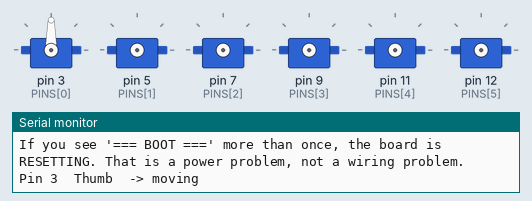
The sketch below on a simulated Arduino Uno, built with avr-gcc and run on an emulated ATmega328P. Shown: 6 × servo, the last lines printed to the serial monitor.

Above: at 1.15 s.
At 4.45 s:
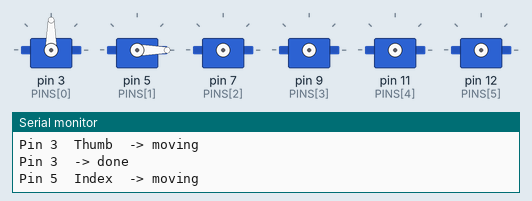
At 7.75 s:
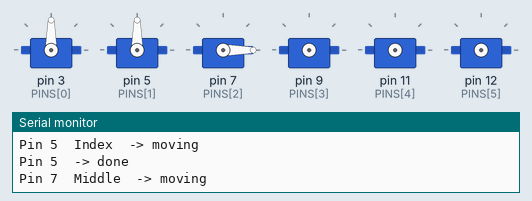
At 10.15 s:
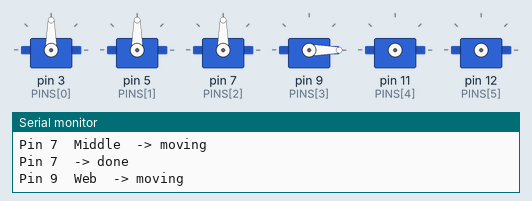
At 12.65 s:
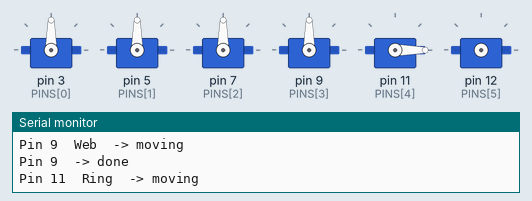
At 16.05 s:
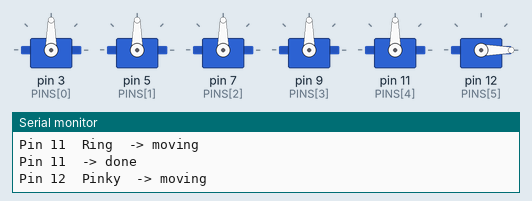
Timing chart, 0 to 24.5 s (numbered marks = the images above):
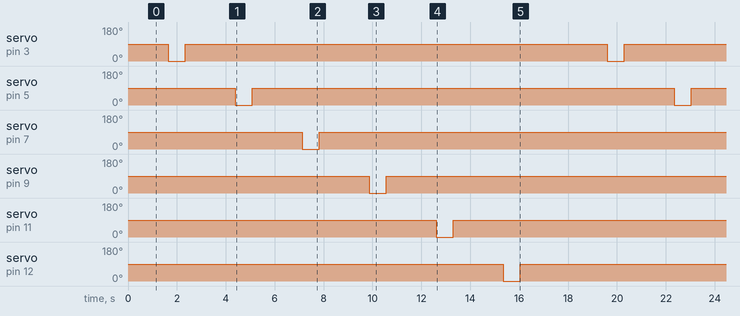

The sketch:

servo_test.ino
```cpp
// Diagnostic sketch — not part of the normal build.
//
// Drives ONE servo at a time through its full travel and announces which one
// it is on the serial monitor (9600 baud). Use this to find out whether a
// dead finger is a wiring problem or a power problem:
//
//   - A servo that stays dead here is a wiring/servo fault on that channel.
//   - Servos that work here but die in prosthesis.ino means the supply cannot
//     hold up under several servos moving at once.
//
// Open Tools > Serial Monitor at 9600 baud and watch which name is printed as
// each servo moves.

#include <Servo.h>

const int PINS[6] = {3, 5, 7, 9, 11, 12};
const char *NAMES[6] = {"Thumb", "Index", "Middle", "Web", "Ring", "Pinky"};

const int ANGLE_UP = 0;
const int ANGLE_DOWN = 90;

Servo servos[6];

void setup()
{
  Serial.begin(9600);
  while (!Serial)
  {
  } // wait for the monitor on boards that need it

  // NOTE: servos are deliberately NOT attached here. Attaching holds the servo
  // under torque, which draws current continuously. Attaching all six would put
  // a constant load on the supply and mask the very problem we are hunting.
  // Each servo is attached only while it is being tested, then detached.

  Serial.println();
  Serial.println("=== BOOT ===  Servo sweep test, one servo at a time.");
  Serial.println("If you see '=== BOOT ===' more than once, the board is");
  Serial.println("RESETTING. That is a power problem, not a wiring problem.");
  Serial.println();
  delay(1000);
}

void loop()
{
  for (int i = 0; i < 6; i++)
  {
    Serial.print("Pin ");
    Serial.print(PINS[i]);
    Serial.print("  ");
    Serial.print(NAMES[i]);
    Serial.println("  -> moving");
    Serial.flush(); // push the text out BEFORE drawing current, so the log
                    // survives even if this servo browns out the board

    servos[i].attach(PINS[i]);
    servos[i].write(ANGLE_DOWN);
    delay(500);
    servos[i].write(ANGLE_UP);
    delay(700);
    servos[i].write(ANGLE_DOWN);
    delay(700);
    servos[i].detach(); // release it so it stops drawing holding current

    Serial.print("Pin ");
    Serial.print(PINS[i]);
    Serial.println("  -> done");
    Serial.flush();

    delay(800); // pause so the supply can recover before the next one
  }

  Serial.println("--- sweep complete, repeating ---");
  Serial.println();
  delay(1500);
}
```

Measured:
- by itself, servo on pin 3 (PINS[0]), servo on pin 5 (PINS[1]), servo on pin 7 (PINS[2]), servo on pin 9 (PINS[3]), servo on pin 11 (PINS[4]), servo on pin 12 (PINS[5]): alternates 90° for 17.3 s and 0° for 0.70 s
